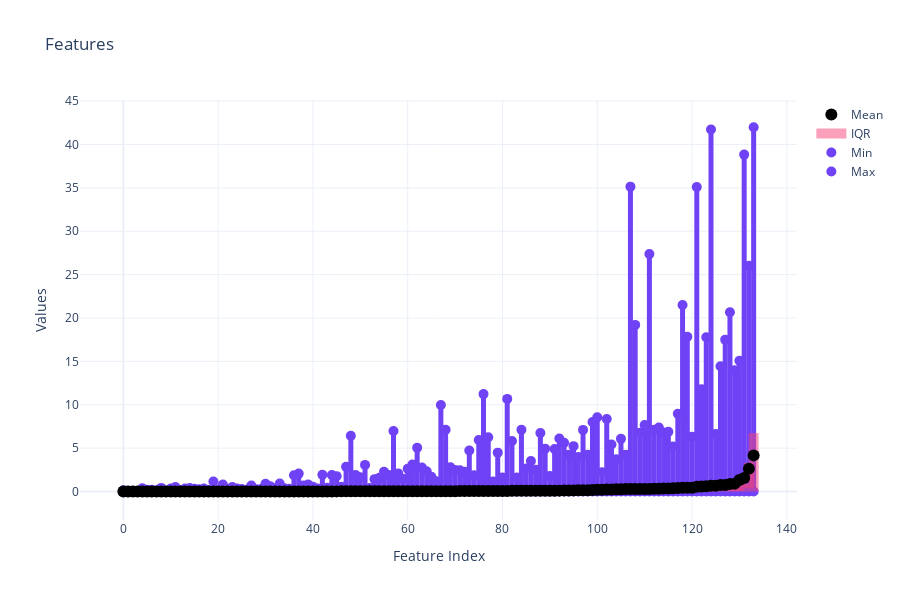

Notebook code for this chart:
### Markdown cell above
### Bacteria

### Code cell
plot_feature_spans(bacteria)
